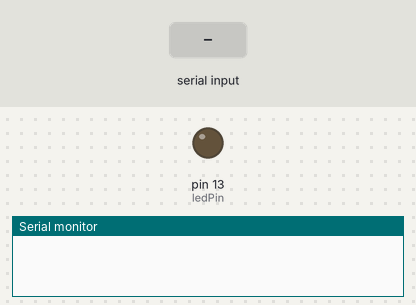
A sketch run on a simulated Arduino Uno, built with avr-gcc and run on an emulated ATmega328P. Shown: output pins drawn as LEDs (lit = HIGH), the last lines printed to the serial monitor. The inputs (shaded band) are chosen by the test bench. EEPROM starts erased.

Above: at 1.2 s.
1.3 s: "m90$" received over Serial
At 1.9 s:
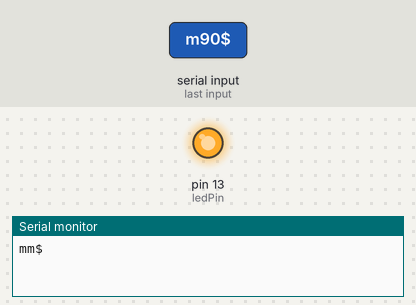
3.5 s: byte 116 ('t') received over Serial
6.0 s: byte 115 ('s') received over Serial
8.5 s: byte 97 ('a') received over Serial
11.0 s: byte 104 ('h') received over Serial
13.5 s: byte 99 ('c') received over Serial
Timing chart, 0 to 16.5 s (numbered marks = the images above; inputs shaded):
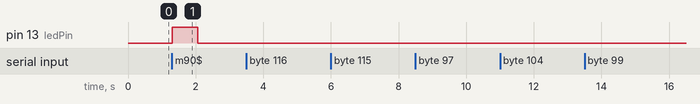

Measured:
- after the input at 1.3 s, pin 13 (ledPin): LOW → HIGH at once, → LOW 0.76 s later

The sketch:

BareFocus.ino
```cpp
/*
Serial Command Reference:

t;    - get temp    returns t:65:F;
s;    - get steps   returns s:100;
m#;   - move to # step
aX;   - set LCD temp display.  X is F or C
h;    - halt in progress move.
b#;   - set backlight brightness from 0-100
g;    - get "is moving" returns g:false; or g:true;
d;    - set debug state 0 for off, 1 for on
u#;   - how often in milliseconds to update the LCD
p#;   - set stepper RPM
*/

#include <stdio.h>
#include <EEPROM.h>
#include "EEPROMAnything.h"

#define STEPSIZE 	6
#define STEPS     200
#define RPM       100
#define ledPin     13

unsigned long UPDATE_MILLIS = 100;
unsigned long UPDATE_TEMP_MILLIS = 10000; // 10 seconds should be good.


//EEPROM Memory Locations:
#define EEPROM_SCHEMA_VERSION 0x11
int EEPROM_schema    = 0; // 1 byte for schema
int EEPROM_bl_1b     = 1; // 1 byte for BackLight Value
int EEPROM_temp_type = 2; // 1 byte for temp type
int EEPROM_pos       = 3; // 4 bytes for pos
int EEPROM_rpm       = 7; // 2 bytes for rpm

boolean needEEPromStepUpdate = false;

unsigned long lastUpdate = 0;
unsigned long lastTempUpdate = 0;

int DEBUG = 0;

unsigned long stepVal = 0;
unsigned long moveVal = 0;
boolean moving = false;
int rpm = RPM;

#if USETEMP
OneWire oneWire(TEMPSENSOR);
DallasTemperature sensors(&oneWire);
#endif


void setup() {
  Serial.begin(9600);

  byte blVal;
  initializeEeprom();

  EEPROM_readAnything(EEPROM_bl_1b, blVal );
  EEPROM_readAnything(EEPROM_pos, stepVal );
  EEPROM_readAnything(EEPROM_rpm, rpm);
  moveVal = stepVal;

  analogReference(EXTERNAL);

  lastUpdate = millis();
  pinMode(ledPin, OUTPUT);
}

void initializeEeprom()
{
	byte version;
	EEPROM_readAnything(EEPROM_schema, version);

	if( EEPROM_SCHEMA_VERSION != version )
	{
		if( DEBUG )
		{
			Serial.print("Current EEPROM Schema: ");
			Serial.println(version, BIN);
			Serial.print("Version Expected: ");
			Serial.println((byte)EEPROM_SCHEMA_VERSION, BIN);
			Serial.println("Initializing EEPROM");
		}
		EEPROM_writeAnything(EEPROM_schema, (byte)EEPROM_SCHEMA_VERSION);
		EEPROM_writeAnything(EEPROM_bl_1b, (byte)0xFF);
		EEPROM_writeAnything(EEPROM_temp_type, (char)'C');
		EEPROM_writeAnything(EEPROM_pos, (unsigned long)0);
		EEPROM_writeAnything(EEPROM_rpm, (int)75);
	}
}


void loop() {
 handleSerial();
 moveStepper();
}


boolean doUpdate()
{
  unsigned long now = millis();

  if( now > UPDATE_MILLIS + lastUpdate )
  {
    if( DEBUG )
    {
      Serial.print( "Updating " );
      Serial.print( UPDATE_MILLIS + lastUpdate );
      Serial.print( "  " );
      Serial.print( now );
      Serial.print( "  " );
      Serial.println( UPDATE_MILLIS );
    }
    lastUpdate = now;
    return true;
  }
  return false;
}

void handleSerial()
{
  if( Serial.available() > 0 )
  {
    char cmd;
	char str[16];
	memset(str, 0, 16);

    if( DEBUG )
    {
      Serial.print( "bytes = " );
      Serial.println( Serial.available() );
    }

    cmd = Serial.read();

	Serial.readBytesUntil('$', str, 16);

    if( 0 )
    {
	  Serial.print( "cmd = ");
	  Serial.print( cmd );
	  Serial.println( str );
    }

	switch( cmd )
	{
	//======================================================================
	//====================Focuser Commands==================================
	//======================================================================
	case 't': // get temp - t$
		{
			Serial.print("t:");
			Serial.print(27.6, 2);
			Serial.println(":C;");
		}
		break;
	case 's': // get current position - s$
		{
			Serial.print("m:");
			Serial.print(moving ? "true;" : "false;");

			Serial.print("s:");
			Serial.print(stepVal);

			Serial.print(";t:");
			Serial.print(27.6, 2);

			Serial.println('$');
		}
		break;
	case 'm': // move - m100$
		{
			if( DEBUG )
			{
				Serial.print("Moving to string: ");
				Serial.println(str);
			}
			Serial.println("mm$");
			moveVal = atol(str);
		}
		break;
	case 'a': // set temp display type - aC$ or aF$
		{
			char tempType = str[0];
			EEPROM_writeAnything( EEPROM_temp_type, tempType );
			Serial.println("aa$");
		}
		break;
	case 'h': // halt - h$
		{
			if( moving )
			{
				moveVal = stepVal;
				moving = false;
			}
			Serial.println("hh$");
		}
		break;
	case 'c': // set current position - c100$
		{
			moveVal = stepVal = atol(str);
			needEEPromStepUpdate = true;
			Serial.println("cc$");
		}
		break;
	case 'g': // isMoving? - g$ returns g:true$ or g:false$
		{
			char temp[16];
			sprintf( temp, "g:%s$", moving ? "true" : "false");
			Serial.println(temp);
		}
		break;
	case 'p': // sets stepper rpm
		{
			rpm = atoi(str);
			Serial.println("pp$");
			EEPROM_writeAnything(EEPROM_rpm, rpm);
		}
		break;
	}

	if( DEBUG )
	{
		if( Serial.available() > 0 )
		{
			Serial.print("Have data left: ");
			Serial.println(Serial.available());
		}
	}

    while( Serial.available() > 0 )
		Serial.read();
  }
}


void moveStepper()
{
  if( moveVal == stepVal )
  {
	  if( needEEPromStepUpdate )
	  {
		  unsigned long tEEVal = 0UL;
		  EEPROM_readAnything(EEPROM_pos, tEEVal);

		  if( tEEVal != stepVal )
			  EEPROM_writeAnything(EEPROM_pos, stepVal);

		  needEEPromStepUpdate = false;
	  }
	  digitalWrite(ledPin, LOW);
	  moving = false;
      return;
  }

  digitalWrite(ledPin, HIGH);
  moving = true;
  needEEPromStepUpdate = true;

  if( moveVal > stepVal )
  {
    int stepSize = moveVal - stepVal > STEPSIZE ? STEPSIZE : moveVal - stepVal;
	delay(50);
    stepVal += stepSize;
    return;
  }

  if( moveVal < stepVal )
  {
    int stepSize = stepVal - moveVal > STEPSIZE ? STEPSIZE : stepVal - moveVal;
    delay(50);
    stepVal -= stepSize;
    return;
  }

}
```

EEPROMAnything.h
```cpp
#include <EEPROM.h>
#include <Arduino.h>  // for type definitions

template <class T> int EEPROM_writeAnything(int ee, const T& value)
{
    const byte* p = (const byte*)(const void*)&value;
    int i;
    for (i = 0; i < sizeof(value); i++)
          EEPROM.write(ee++, *p++);
    return i;
}

template <class T> int EEPROM_readAnything(int ee, T& value)
{
    byte* p = (byte*)(void*)&value;
    int i;
    for (i = 0; i < sizeof(value); i++)
          *p++ = EEPROM.read(ee++);
    return i;
}
```
